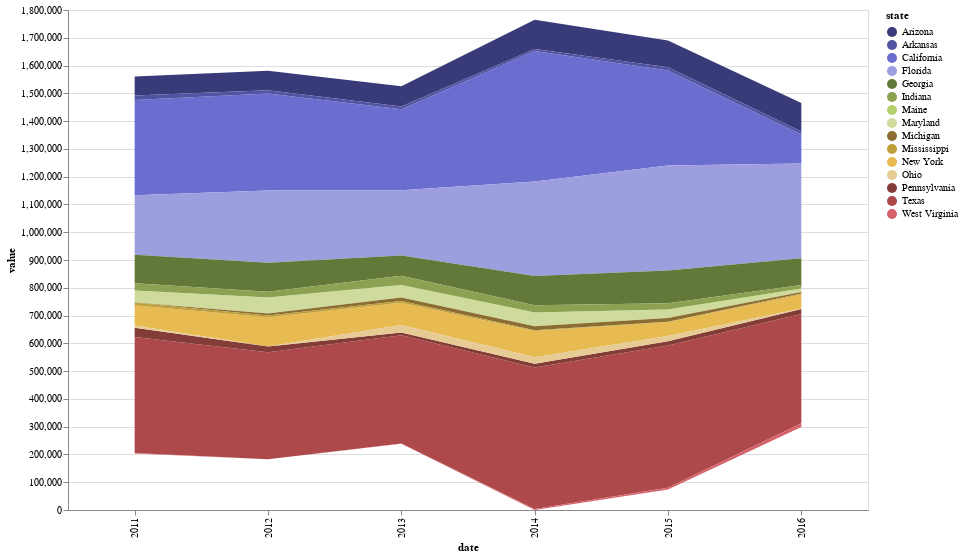

This figure's notebook cell:
### Markdown cell above
# Streamgraph

### Code cell
source = df_population_by_year_melt[df_population_by_year_melt['state'].isin(['Texas','Florida','California','Arkansas',
                                                                              'Michigan','Arizona','West Virginia','New York',
                                                                              'North Carilina','Ohio','Georgia','Pennsylvania',
                                                                              'Mississippi','Maryland','Maine','Indiana'])]
alt.Chart(source).mark_area().encode(
    alt.X('date:N',
        #axis=alt.Axis(format='%Y', domain=False, tickSize=0)
    ),
    alt.Y('value:Q', stack='center'),
    alt.Color('state:N',
        scale=alt.Scale(scheme='category20b')
    )
).properties(
    width=800,
    height=500
    ).interactive()

### Figure 1 — Vega-Lite specification as saved in the notebook (floating-point values rounded to 4 significant figures)
{"config": {"view": {"continuousWidth": 300, "continuousHeight": 300}}, "data": {"name": "data-2fd850a8d87334c93b1cc14b95933cc9"}, "mark": {"type": "area"}, "encoding": {"color": {"field": "state", "scale": {"scheme": "category20b"}, "type": "nominal"}, "x": {"field": "date", "type": "nominal"}, "y": {"field": "value", "stack": "center", "type": "quantitative"}}, "height": 500, "params": [{"name": "param_1", "select": {"type": "interval", "encodings": ["x", "y"]}, "bind": "scales"}], "width": 800, "$schema": "https://vega.github.io/schema/vega-lite/v5.20.1.json", "datasets": {"data-2fd850a8d87334c93b1cc14b95933cc9": [{"date": 2015, "state": "Texas", "value": 512200.0}, {"date": 2014, "state": "Texas", "value": 508800.0}, {"date": 2014, "state": "California", "value": 470000.0}, {"date": 2011, "state": "Texas", "value": 417600.0}, {"date": 2016, "state": "Texas", "value": 393500.0}, {"date": 2013, "state": "Texas", "value": 389000.0}, {"date": 2012, "state": "Texas", "value": 384500.0}, {"date": 2015, "state": "Florida", "value": 378000.0}, {"date": 2012, "state": "California", "value": 349500.0}, {"date": 2011, "state": "California", "value": 342500.0}, {"date": 2015, "state": "California", "value": 342300.0}, {"date": 2016, "state": "Florida", "value": 341200.0}, {"date": 2014, "state": "Florida", "value": 340400.0}, {"date": 2013, "state": "California", "value": 291100.0}, {"date": 2012, "state": "Florida", "value": 260000.0}, {"date": 2013, "state": "Florida", "value": 235300.0}, {"date": 2011, "state": "Florida", "value": 214200.0}, {"date": 2015, "state": "Georgia", "value": 117500.0}, {"date": 2016, "state": "California", "value": 105200.0}, {"date": 2014, "state": "Georgia", "value": 105200.0}, {"date": 2012, "state": "New York", "value": 105100.0}, {"date": 2014, "state": "Arizona", "value": 104900.0}, {"date": 2012, "state": "Georgia", "value": 104700.0}, {"date": 2016, "state": "Arizona", "value": 103000.0}, {"date": 2011, "state": "Georgia", "value": 102600.0}, {"date": 2015, "state": "Arizona", "value": 96580.0}, {"date": 2016, "state": "Georgia", "value": 95510.0}, {"date": 2014, "state": "New York", "value": 95100.0}, {"date": 2013, "state": "New York", "value": 80870.0}, {"date": 2013, "state": "Arizona", "value": 73370.0}, {"date": 2011, "state": "New York", "value": 72910.0}, {"date": 2013, "state": "Georgia", "value": 72220.0}, {"date": 2012, "state": "Arizona", "value": 70750.0}, {"date": 2011, "state": "Arizona", "value": 68770.0}, {"date": 2012, "state": "Maryland", "value": 56270.0}, {"date": 2015, "state": "New York", "value": 49560.0}, {"date": 2014, "state": "Maryland", "value": 47590.0}, {"date": 2013, "state": "Maryland", "value": 44250.0}, {"date": 2011, "state": "Maryland", "value": 42310.0}, {"date": 2013, "state": "Indiana", "value": 33570.0}, {"date": 2011, "state": "Pennsylvania", "value": 33260.0}, {"date": 2015, "state": "Maryland", "value": 29990.0}, {"date": 2013, "state": "Ohio", "value": 26580.0}, {"date": 2011, "state": "Indiana", "value": 26300.0}, {"date": 2014, "state": "Indiana", "value": 25950.0}, {"date": 2014, "state": "Ohio", "value": 23360.0}, {"date": 2015, "state": "Indiana", "value": 22820.0}, {"date": 2012, "state": "Pennsylvania", "value": 20650.0}, {"date": 2012, "state": "Indiana", "value": 20410.0}, {"date": 2015, "state": "Ohio", "value": 19260.0}, {"date": 2011, "state": "Arkansas", "value": 16370.0}, {"date": 2015, "state": "Pennsylvania", "value": 15290.0}, {"date": 2014, "state": "Michigan", "value": 14260.0}, {"date": 2014, "state": "Pennsylvania", "value": 13410.0}, {"date": 2016, "state": "Indiana", "value": 13370.0}, {"date": 2015, "state": "Michigan", "value": 12700.0}, {"date": 2013, "state": "Michigan", "value": 12260.0}, {"date": 2015, "state": "Arkansas", "value": 11840.0}, {"date": 2012, "state": "Arkansas", "value": 11150.0}, {"date": 2013, "state": "Pennsylvania", "value": 10260.0}, {"date": 2013, "state": "Arkansas", "value": 10240.0}, {"date": 2016, "state": "Maryland", "value": 10050.0}, {"date": 2016, "state": "Arkansas", "value": 10040.0}, {"date": 2011, "state": "Ohio", "value": 8769.0}, {"date": 2011, "state": "Mississippi", "value": 8476.0}, {"date": 2012, "state": "Michigan", "value": 7173.0}, {"date": 2014, "state": "Arkansas", "value": 6996.0}, {"date": 2012, "state": "Mississippi", "value": 6414.0}, {"date": 2013, "state": "Mississippi", "value": 6281.0}, {"date": 2016, "state": "Michigan", "value": 5724.0}, {"date": 2014, "state": "Mississippi", "value": 2872.0}, {"date": 2016, "state": "Maine", "value": 2151.0}, {"date": 2014, "state": "Maine", "value": 1787.0}, {"date": 2011, "state": "West Virginia", "value": 1391.0}, {"date": 2012, "state": "Maine", "value": 1004.0}, {"date": 2016, "state": "Ohio", "value": 950.0}, {"date": 2011, "state": "Maine", "value": 621.0}, {"date": 2012, "state": "West Virginia", "value": 49.0}, {"date": 2012, "state": "Ohio", "value": -726.0}, {"date": 2015, "state": "Maine", "value": -761.0}, {"date": 2013, "state": "Maine", "value": -890.0}, {"date": 2013, "state": "West Virginia", "value": -1109.0}, {"date": 2011, "state": "Michigan", "value": -1387.0}, {"date": 2015, "state": "Mississippi", "value": -1746.0}, {"date": 2016, "state": "Mississippi", "value": -3607.0}, {"date": 2014, "state": "West Virginia", "value": -3978.0}, {"date": 2015, "state": "West Virginia", "value": -6198.0}, {"date": 2016, "state": "West Virginia", "value": -13030.0}, {"date": 2016, "state": "Pennsylvania", "value": -18280.0}, {"date": 2016, "state": "New York", "value": -50500.0}]}}
